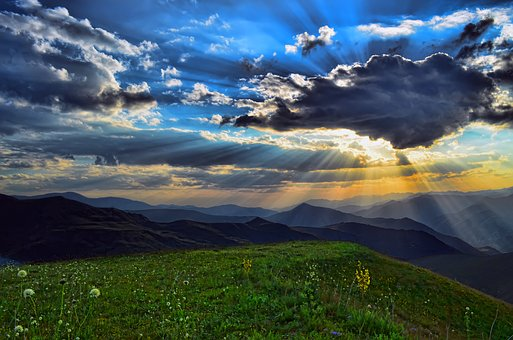
#> input picture pic.jpg, 513 x 340 px, found by its file name
$ jupyter execute Untitled.ipynb   (shell and % lines are left out)
#> lines starting #> are read from the running program, lines starting #| are printed output that depends on the picture
[cell 1]
from __future__ import print_function
import argparse
import cv2
import numpy as np
import matplotlib.pyplot as plt

# Loading Image

[cell 2]
img = cv2.imread("./OpenCV_practice/pic.jpg")
#> img is the input picture: shape (340, 513, 3); mean B, G, R 95.1, 89.4, 72.1

[cell 3]
plt.imshow(img)

# Creating Line on image

[cell 4]
canvas = np.zeros((300, 300, 3), dtype="uint8")

[cell 5]
green = (0, 255, 0)
cv2.line(canvas, (0,0), (300, 300), green)
cv2.line(canvas, (0,300), (300, 0), (255, 0 ,0))

[cell 6]
plt.imshow(canvas)

# Creating Rectangle

[cell 7]
# args(image, starting point, ending point, color, thickness)
cv2.rectangle(canvas, (10, 10), (60, 60), green, 5)
plt.imshow( canvas)

# Creating Circle

[cell 8]
circle_canvas = np.zeros((300, 300, 3), dtype="uint8")
(cX, cY) = (circle_canvas.shape[1]//2, circle_canvas.shape[0]//2)
white = (255, 255, 255)
for r in range(0, 175, 25):
    cv2.circle(circle_canvas, (cX, cY), r, white)
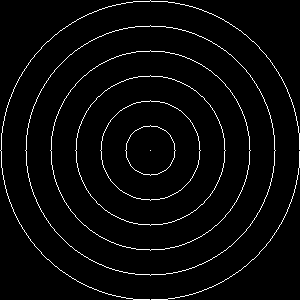
#> circle_canvas: shape (300, 300, 3); 3.3% white in thin lines or dots

plt.imshow(circle_canvas)

[cell 9]
drawing_canvas = np.zeros((300, 300, 3), dtype="uint8")
for i in range(0, 55):
    radius = np.random.randint(5, high = 200)
    color = np.random.randint(0, high = 256, size = (3,)).tolist ()
    pt = np.random.randint(0, high = 300, size = (2,))
    cv2.circle(drawing_canvas, tuple(pt), radius, color, -1)
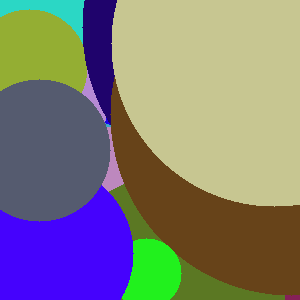
#> drawing_canvas: shape (300, 300, 3); mean of channels 0, 1, 2 120.2, 125.1, 129.1; drawn as B, G, R
plt.imshow(drawing_canvas)

# Shifting Image

[cell 10]
# Library that hendels alot of things in openCv
import imutils
M = np.float32([[1, 0, 25], [0, 1, 50]])
shifted = cv2.warpAffine(img, M, (img.shape[1], img.shape [0]))
shifted = imutils.translate(img, 0, 100)
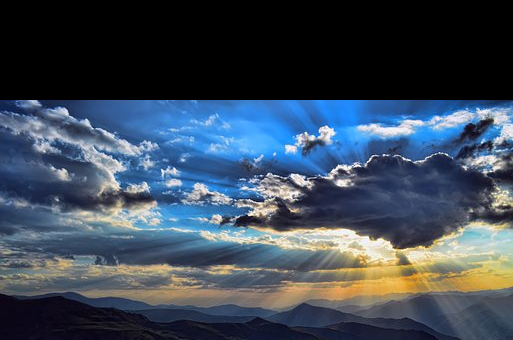
#> shifted: shape (340, 513, 3); mean B, G, R 89.1, 74, 61
plt.imshow(shifted)
# cv2.imshow("Shifted Down", shifted)
# cv2.waitKey(0)

# Rotating Image

[cell 11]
image = cv2.imread("./OpenCV_practice/pic.jpg")
(h, w) = image.shape[:2]
#> h = 340; w = 513
center = (w // 2, h // 2)
#> center = (256, 170)
M = cv2.getRotationMatrix2D(center, 45, 1.0)
rotated = cv2.warpAffine(image, M, (w, h))
rotated = imutils.rotate(image, 90)
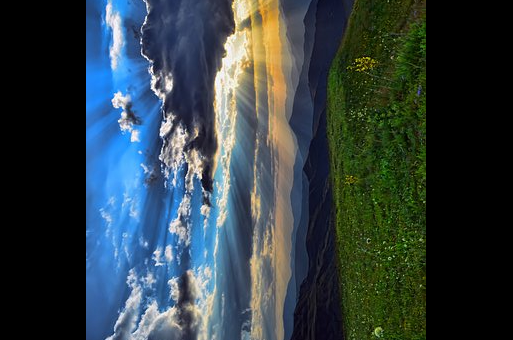
#> rotated: shape (340, 513, 3); mean B, G, R 66.3, 62.1, 48.7
plt.imshow(rotated)

# Resizing Image

[cell 12]
r = 50.0 / image.shape[0]
#> r = 0.147
dim = (int(image.shape[1] * r), 50)
#> dim = (75, 50)
resized = cv2.resize(image, dim, interpolation = cv2.INTER_AREA)#Option for interpolation(INTER_LINEAR, INTER_CUBIC, INTER_NEAREST)
plt.imshow(resized)
cv2.imshow("Resize", resized)
cv2.waitKey(0)
#> Out = 27

# Filliping A Image

[cell 13]
image = cv2.imread("./OpenCV_practice/pic.jpg")
plt.imshow(image)
plt.title('Original')

[cell 14]
image = cv2.imread("./OpenCV_practice/pic.jpg")
Flipped_Horizontally = cv2.flip(image, 1)
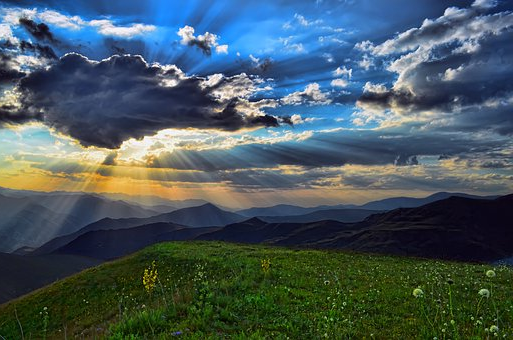
#> Flipped_Horizontally: shape (340, 513, 3); mean B, G, R 95.1, 89.4, 72.1
plt.imshow(Flipped_Horizontally)
plt.title('Flipped_Horizontally')

[cell 15]
image = cv2.imread("./OpenCV_practice/pic.jpg")
Flipped_Vertically = cv2.flip(image, 0)
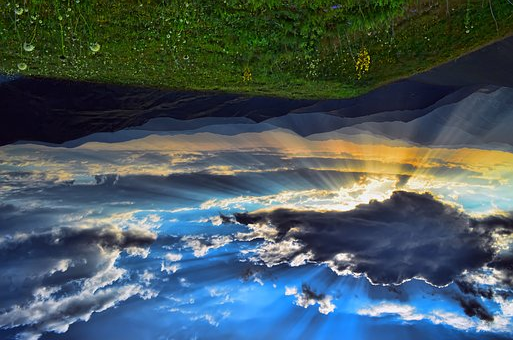
#> Flipped_Vertically: shape (340, 513, 3); mean B, G, R 95.1, 89.4, 72.1
plt.imshow(Flipped_Vertically)
plt.title('Flipped_Vertically')

[cell 16]
image = cv2.imread("./OpenCV_practice/pic.jpg")
Flipped_Vertically_and_Horizontally = cv2.flip(image, -1)
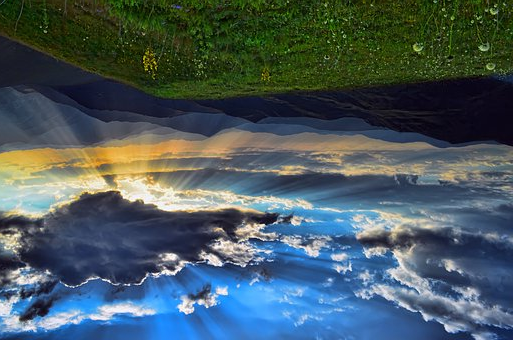
#> Flipped_Vertically_and_Horizontally: shape (340, 513, 3); mean B, G, R 95.1, 89.4, 72.1
plt.imshow(Flipped_Vertically_and_Horizontally)
plt.title('Flipped_Vertically_and_Horizontally')

# Croping Image

[cell 17]
image = cv2.imread("./OpenCV_practice/pic.jpg")
cropped = image[30:120 , 240:335]
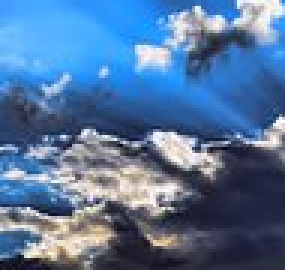
#> cropped: shape (90, 95, 3) (shown 3 times larger); mean B, G, R 156.5, 116.9, 84.7
plt.imshow(cropped)
plt.title('cropped')

# Arithmetic opration on image

[cell 18]
image = cv2.imread("./OpenCV_practice/pic.jpg")
M = np.ones(image.shape, dtype = "uint8") * 100
added = cv2.add(image, M)
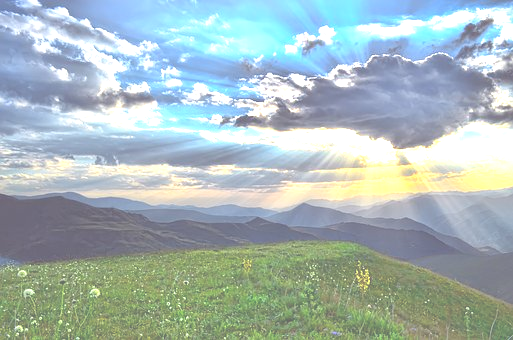
#> added: shape (340, 513, 3); mean B, G, R 184.7, 184.5, 166.8
plt.imshow(added)

[cell 19]
image = cv2.imread("./OpenCV_practice/pic.jpg")
M = np.ones(image.shape, dtype = "uint8") * 100
subtracted = cv2.subtract(image, M)
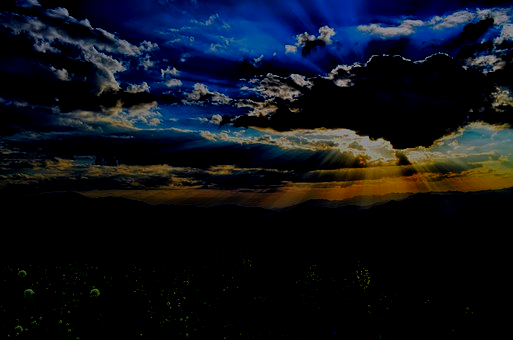
#> subtracted: shape (340, 513, 3); mean B, G, R 26.8, 18, 14.4
plt.imshow(subtracted)
